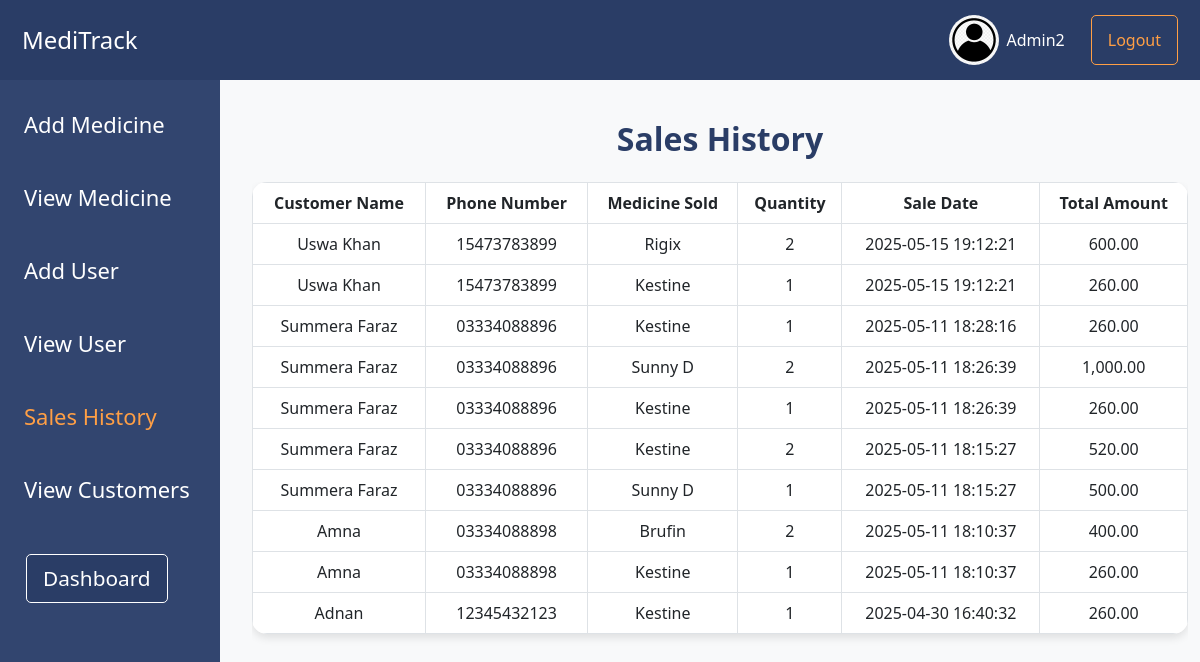
Page /Files/sales_history.php (signed in) on the committed database.
### tables this page shows
CREATE TABLE `sales` (
  `id` int(11) NOT NULL,
  `medicine_id` int(11) DEFAULT NULL,
  `quantity_sold` int(11) DEFAULT NULL,
  `sold_by` varchar(50) DEFAULT NULL,
  `sold_at` timestamp NOT NULL DEFAULT current_timestamp(),
  `customer_id` int(11) DEFAULT NULL,
  `total_price` decimal(10,2) DEFAULT NULL,
  `sale_date` datetime DEFAULT current_timestamp()
);

CREATE TABLE `customers` (
  `id` int(11) NOT NULL,
  `name` varchar(100) DEFAULT NULL,
  `phone` varchar(20) DEFAULT NULL,
  `created_at` timestamp NOT NULL DEFAULT current_timestamp(),
  `email` varchar(255) DEFAULT NULL,
  `date_of_registration` date DEFAULT curdate()
);

CREATE TABLE `medicines` (
  `id` int(11) NOT NULL,
  `name` varchar(100) DEFAULT NULL,
  `description` text DEFAULT NULL,
  `quantity` int(11) DEFAULT NULL,
  `expiry_date` date DEFAULT NULL,
  `price` decimal(10,2) DEFAULT NULL
);

### Files/Database.php (called while the page is built, shortened)
<?php
class Database {
    private $conn;
    private static $instance = null;
    private function __construct() {
        $this->conn = new mysqli("localhost", "root", "", "medicine_inventory");
        $this->conn->set_charset("utf8mb4");
    }
    public static function getInstance() {
        if (self::$instance === null) {
            self::$instance = new self();
        }
        return self::$instance;
    }
    public function query($sql, $types = "", $params = []) {
        $stmt = $this->conn->prepare($sql);
        if (!empty($params)) {
            $stmt->bind_param($types, ...$params);
        }
        $stmt->execute();
        return $stmt;
    }
    public function select($sql, $types = "", $params = []) {
        $stmt = $this->query($sql, $types, $params);
        $result = $stmt->get_result();
        $data = [];
        while ($row = $result->fetch_assoc()) {
            $data[] = $row;
        }
        return $data;
    }
}
?>

### Files/SessionManager.php (called while the page is built, shortened)
<?php
class SessionManager {
    private static $instance = null;
    private function __construct() {
        if (!isset($_SESSION['last_regeneration'])) {
            $this->regenerateSession();
        } else {
            $interval = 30 * 60;
        }
    }
    public static function getInstance() {
        if (self::$instance === null) {
            self::$instance = new self();
        }
        return self::$instance;
    }
    private function validateSession() {
        $user_agent = $_SERVER['HTTP_USER_AGENT'] ?? '';
        $ip_address = $_SERVER['REMOTE_ADDR'] ?? '';
        $current_fingerprint = hash('sha256', $user_agent . $ip_address);
    }
    public function getUsername() {
        return $_SESSION['admin'] ?? null;
    }
}
?>

### Files/sales_history.php (the view, shortened to what this page needs)
<?php
require_once 'SessionManager.php';
require_once 'Database.php';
$session = SessionManager::getInstance();
$db = Database::getInstance();
$conn = $db->getConnection();
$username = $session->getUsername();
$result = $db->select("SELECT username, profile_picture FROM admin WHERE username = ?", "s", [$username]);
$user = $result[0];
$adminName = $user['username'];
$profilePic = $user['profile_picture'];
$defaultProfilePic = 'profile1.webp';
$result = $conn->query("
  SELECT
    sales.id,
    sales.quantity_sold,
    sales.total_price,
    sales.sale_date,
    customers.name AS customer_name,
    customers.phone AS customer_phone,
    medicines.name AS medicine_name
  FROM sales
  JOIN customers ON sales.customer_id = customers.id
  JOIN medicines ON sales.medicine_id = medicines.id
  ORDER BY sales.sale_date DESC
");
?>
<!DOCTYPE html>
<html lang="en">
<head>
  <link href="https://cdn.jsdelivr.net/npm/bootstrap@5.3.0/dist/css/bootstrap.min.css" rel="stylesheet">
</head>
<body>
<nav class="navbar navbar-expand-lg navbar-dark">
  <div class="container-fluid">
    <a class="navbar-brand" href="admin_dashboard.php">MediTrack</a>
    <div class="d-flex">
      <div class="me-3 text-white d-flex align-items-center">
        <img src="<?php echo $profilePic ? $profilePic : $defaultProfilePic; ?>" alt="Admin Profile" class="profile-img me-2"
             onerror="this.onerror=null; this.src='<?php echo $defaultProfilePic; ?>';">
        <span><?php echo $adminName; ?></span>
      </div>
      <button class="logout-btn" onclick="window.location.href='logout.php'">Logout</button>
    </div>
  </div>
</nav>
<nav class="sidebar navbar navbar-expand-lg p-3">
  <ul class="navbar-nav flex-column w-100">
    <?php if ($_SESSION['role'] == 'admin'): ?>
      <li class="nav-item mb-3">
        <a class="nav-link" href="add_medicine.php">Add Medicine</a>
      </li>
      <li class="nav-item mb-3">
        <a class="nav-link" href="view_medicines.php">View Medicine</a>
      </li>
      <li class="nav-item mb-3">
        <a class="nav-link" href="add_user.php">Add User</a>
      </li>
      <li class="nav-item mb-3">
        <a class="nav-link" href="view_users.php">View User</a>
      </li>
      <li class="nav-item mb-3">
        <a class="nav-link active disabled" aria-disabled="true" href="sales_history.php">Sales History</a>
      </li>
      <li class="nav-item mb-3">
        <a class="nav-link" href="view_customers.php">View Customers</a>
      </li>
    <?php endif; ?>
  </ul>
  <button class="dashboard-btn" onclick="window.location.href='<?php echo ($_SESSION['role'] == 'cashier') ? 'cashier_dashboard.php' : 'admin_dashboard.php'; ?>'">Dashboard</button>
</nav>
<div class="container main-content" style="padding-top: 120px;">
  <h2 class="text-center mb-4 fw-bold" style="color: #2A3D66;">Sales History</h2>
  <div class="table-responsive">
    <table class="table table-bordered">
      <thead class="text-center">
        <tr>
          <th>Customer Name</th>
          <th>Phone Number</th>
          <th>Medicine Sold</th>
          <th>Quantity</th>
          <th>Sale Date</th>
          <th>Total Amount</th>
        </tr>
      </thead>
      <tbody class="text-center">
        <?php while ($row = $result->fetch_assoc()): ?>
          <tr>
            <td><?php echo htmlspecialchars($row['customer_name']); ?></td>
            <td><?php echo htmlspecialchars($row['customer_phone']); ?></td>
            <td><?php echo htmlspecialchars($row['medicine_name']); ?></td>
            <td><?php echo $row['quantity_sold']; ?></td>
            <td><?php echo $row['sale_date']; ?></td>
            <td><?php echo number_format($row['total_price'], 2); ?></td>
          </tr>
        <?php endwhile; ?>
      </tbody>
    </table>
  </div>
</div>
</body>
</html>

### Files/sales_history.php (style rules this page uses)
body { background-color: #f8f9fa; }
.navbar { background-color: #2A3D66; height: 80px; position: fixed; top: 0; width: 100%; z-index: 1050; }
body, html { overflow-x: hidden; }
.navbar-brand { color: white !important; font-size: 1.5rem; margin-left: 10px; }
.nav-link { color: white !important; }
.profile-img { width: 50px; height: 50px; border-radius: 50%; }
.logout-btn { color: #FF9F45; background-color: #2A3D66; border: 1px solid #FF9F45; border-radius: 5px; font-size: 1rem; padding: 8px 16px; margin-left: 10px; transition: all 0.3s ease; font-weight: 500; margin-right: 10px; }
.dashboard-btn { color: #FFFFFF; background-color: #2A3D66; border: 1px solid #FFFFFF; border-radius: 5px; font-size: 1.3rem; padding: 8px 16px; margin-left: 10px; transition: all 0.3s ease; font-weight: 500; margin-right: 10px; margin-top: 20px; }
table { background: #ffffff; border-radius: 15px; overflow: hidden; box-shadow: 0 4px 8px rgba(0,0,0,0.1); }
th { background-color: #2A3D66; color: white; }
.navbar-nav .nav-link.active { color: #FF9F45 !important; }
.navbar-nav .nav-link { font-size: 23px; font-weight: 500; }
.navbar-nav .nav-link.disabled { color: #FF9F45 !important; opacity: 1; }
.sidebar { background-color: rgb(50, 69, 111); position: fixed; top: 80px; left: 0; width: 220px; height: calc(100vh - 80px); overflow-y: auto; padding-top: 1rem; z-index: 1030; display: flex; flex-direction: column; align-items: flex-start; }
.sidebar .nav-link { color: white !important; font-size: 22px; font-weight: 500; padding: 12px 20px; border-radius: 8px; transition: background-color 0.3s ease; }
.sidebar .nav-link.active, .sidebar .nav-link.disabled { color: #FF9F45 !important; background-color: transparent; opacity: 1; pointer-events: none; }
.main-content { margin-left: 240px; max-width: calc(100% - 240px); overflow-x: hidden; }

### rows in the picture
sales: customer.name "Uswa Khan", customer.phone "15473783899", medicine.name "Rigix", quantity_sold "2", sale_date "2025-05-15 19:12:21", total_price "600.00"
sales: customer.name "Uswa Khan", customer.phone "15473783899", medicine.name "Kestine", quantity_sold "1", sale_date "2025-05-15 19:12:21", total_price "260.00"
sales: customer.name "Summera Faraz", customer.phone "03334088896", medicine.name "Kestine", quantity_sold "1", sale_date "2025-05-11 18:28:16", total_price "260.00"
sales: customer.name "Summera Faraz", customer.phone "03334088896", medicine.name "Sunny D", quantity_sold "2", sale_date "2025-05-11 18:26:39", total_price "1,000.00"
sales: customer.name "Summera Faraz", customer.phone "03334088896", medicine.name "Kestine", quantity_sold "1", sale_date "2025-05-11 18:26:39", total_price "260.00"
sales: customer.name "Summera Faraz", customer.phone "03334088896", medicine.name "Kestine", quantity_sold "2", sale_date "2025-05-11 18:15:27", total_price "520.00"
sales: customer.name "Summera Faraz", customer.phone "03334088896", medicine.name "Sunny D", quantity_sold "1", sale_date "2025-05-11 18:15:27", total_price "500.00"
sales: customer.name "Amna", customer.phone "03334088898", medicine.name "Brufin", quantity_sold "2", sale_date "2025-05-11 18:10:37", total_price "400.00"
sales: customer.name "Amna", customer.phone "03334088898", medicine.name "Kestine", quantity_sold "1", sale_date "2025-05-11 18:10:37", total_price "260.00"
sales: customer.name "Adnan", customer.phone "12345432123", medicine.name "Kestine", quantity_sold "1", sale_date "2025-04-30 16:40:32", total_price "260.00"

### other values in the picture
$adminName "Admin2"
